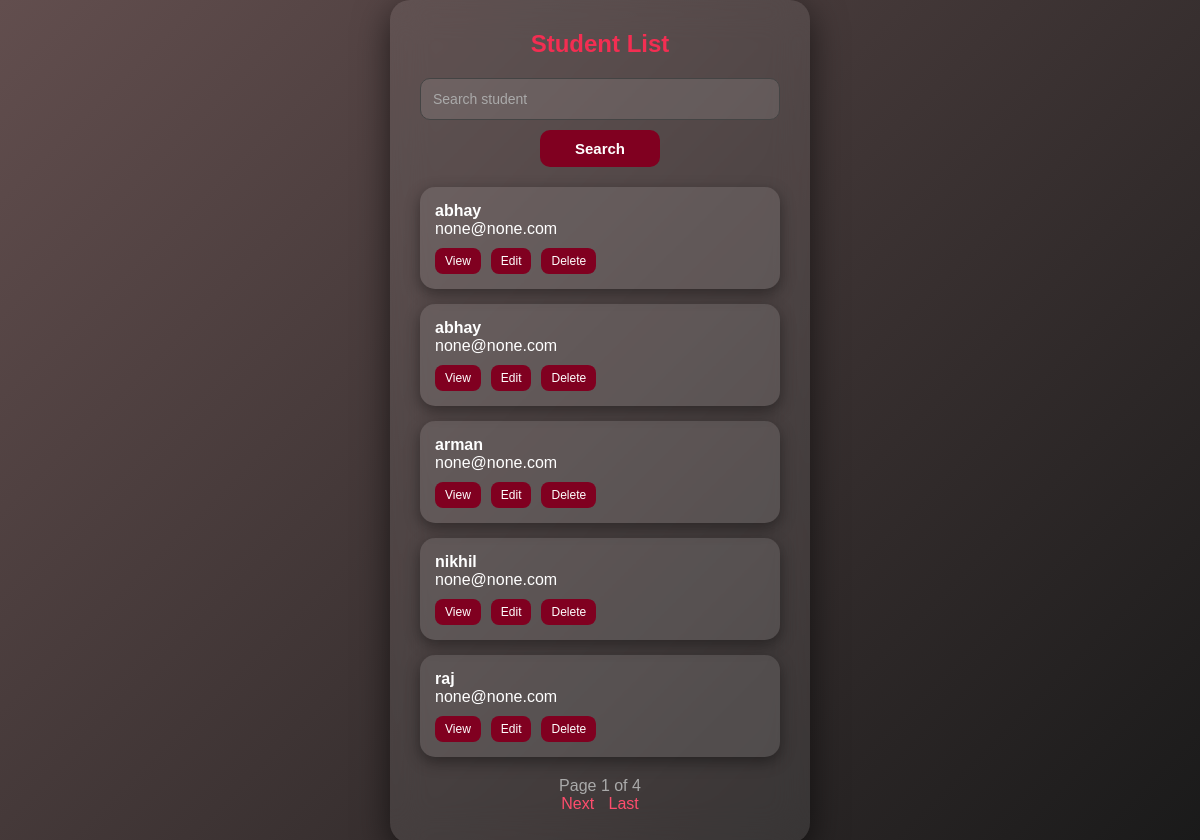
The page /students/ on the database its author committed.
### blog/models.py (models this page shows, shortened)
class Student(models.Model):
  name = models.CharField(max_length=100)
  email= models.EmailField(null=True)
  age = models.IntegerField()
  roll_no = models.IntegerField(null=True)
  profile_pic = models.ImageField(upload_to='students/', null=True, blank=True)

### blog/views.py (the view)
# urls.py: path('students/', views.StudentListView.as_view(),name="student_list"),
class StudentListView(ListView):
    model = Student
    template_name = "students.html"
    context_object_name = "students"
    paginate_by = 5
    def get_queryset(self):
        query = self.request.GET.get("q")
        if query:
            return Student.objects.filter(name__icontains=query)
        return Student.objects.all()

### blog/templates/students.html (shortened to what this page needs)
{% load static %}
<link rel="stylesheet" href="{% static 'css/style.css' %}?v=5">
<div class="wrapper">
    <div class="list-container">
        <h2>Student List</h2>
        <form method="GET" class="search-box">
            <input type="text" name="q" placeholder="Search student">
            <button type="submit">Search</button>
        </form>
        {% for student in students %}
        <div class="student-card">
            <p><strong>{{ student.name }}</strong><br>{{ student.email }}</p>
            <div class="actions">
                <a href="/student/{{student.id}}">View</a>
                <a href="/student/update/{{student.id}}">Edit</a>
                <a href="/student/delete/{{student.id}}">Delete</a>
            </div>
        </div>
        {% endfor %}
        <div class="pagination">
            <span>Page {{ page_obj.number }} of {{ page_obj.paginator.num_pages }}</span>
            {% if page_obj.has_next %}
                <a href="?page={{ page_obj.next_page_number }}">Next</a>
                <a href="?page={{ page_obj.paginator.num_pages }}">Last</a>
            {% endif %}
        </div>
    </div>
</div>

### blog/static/css/style.css (style rules this page uses)
* { margin: 0; padding: 0; box-sizing: border-box; }
.wrapper { width: 100%; display: flex; justify-content: center; align-items: center; }
input, select, textarea { width: 100%; padding: 12px; border-radius: 12px; border: 1px solid #444; outline: none; font-size: 14px; background: rgba(255, 255, 255, 0.1); color: #fff; transition: all 0.3s ease; }
button { width: 100%; padding: 14px; border-radius: 14px; border: none; background: linear-gradient(135deg, #800020, #a52a2a); color: white; font-size: 15px; font-weight: 600; cursor: pointer; position: relative; overflow: hidden; transition: all 0.4s ease; }
button::before { content: ""; position: absolute; top: 0; left: -120%; width: 100%; height: 100%; background: linear-gradient( 120deg, transparent, rgba(255, 255, 255, 0.4), transparent ); transition: 0.6s; }
input::placeholder { color: #aaa; }
.list-container { width: 420px; padding: 30px; border-radius: 20px; background: rgba(255, 255, 255, 0.08); backdrop-filter: blur(18px); box-shadow: 0 10px 35px rgba(0, 0, 0, 0.6); color: #fff; }
.list-container h2 { text-align: center; color: #f32e52; margin-bottom: 20px; }
.search-box { display: flex; flex-direction: column; gap: 10px; margin-bottom: 20px; }
.search-box input { width: 100%; padding: 12px; border-radius: 10px; border: 1px solid #444; background: rgba(255,255,255,0.1); color: #fff; }
.search-box button { width: 120px; align-self: center; padding: 10px; border-radius: 10px; border: none; background: #800020; color: white; cursor: pointer; }
.student-card { background: rgba(255, 255, 255, 0.1); padding: 15px; border-radius: 15px; margin-bottom: 15px; box-shadow: 0 5px 15px rgba(0,0,0,0.4); transition: 0.3s; }
.actions { margin-top: 10px; display: flex; gap: 10px; }
.actions a { text-decoration: none; padding: 6px 10px; border-radius: 8px; font-size: 12px; color: white; background: #800020; transition: 0.3s; }
.pagination { margin-top: 20px; text-align: center; }
.pagination a { margin: 5px; text-decoration: none; color: #ff4d6d; font-weight: 500; }
.pagination span { display: block; margin-top: 10px; color: #aaa; }

### rows shown on the page
Student: name "abhay", email "none@none.com"
Student: name "abhay", email "none@none.com"
Student: name "arman", email "none@none.com"
Student: name "nikhil", email "none@none.com"
Student: name "raj", email "none@none.com"

### other values the page prints
{{ page_obj.number }} "1"
{{ page_obj.paginator.num_pages }} "4"
